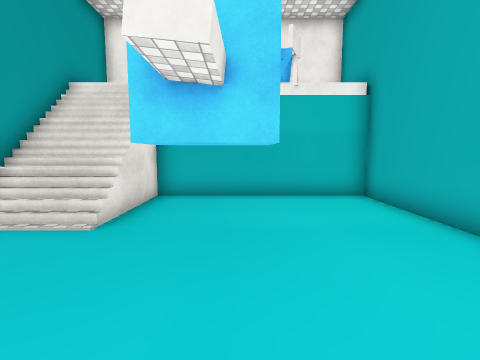
View 1 (above)

12 first-person views from a walk through a Unity game level. The camera is 1.4 m above the floor, tilts 6° down and sees 85° across. The floor is counted in squares, 1 m on a side. Each view is taken from the middle of a square. On the plan, view 1 faces up. The plan holds only what a view shows up to about 13 squares ahead; the rest is blank. The place goes on beyond the plan. The player character is not drawn. Some surface patterns are stand-ins.

View 2
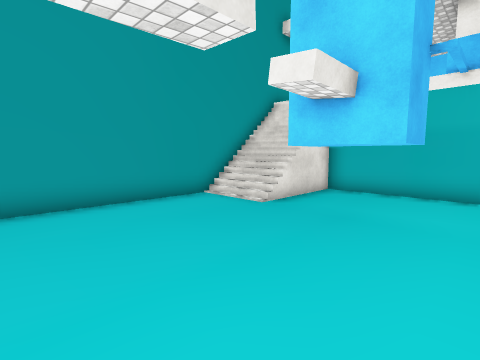

View 3
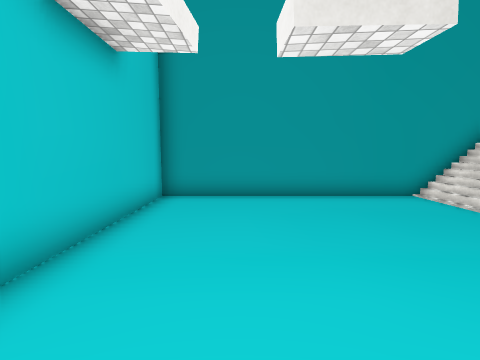

View 4
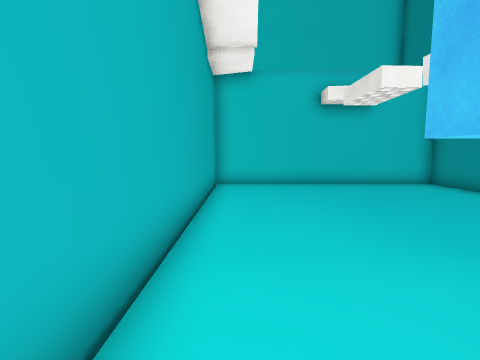

View 5
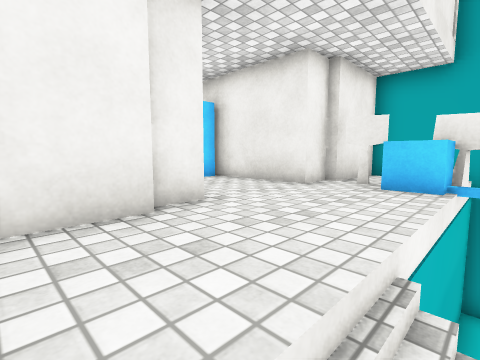

View 6
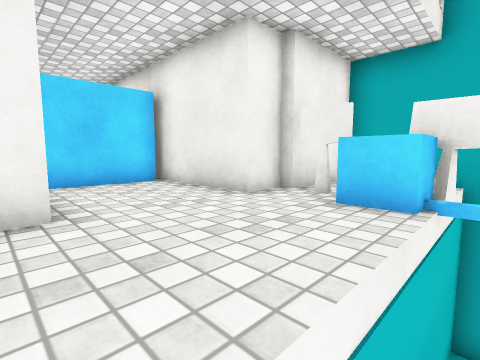

View 7
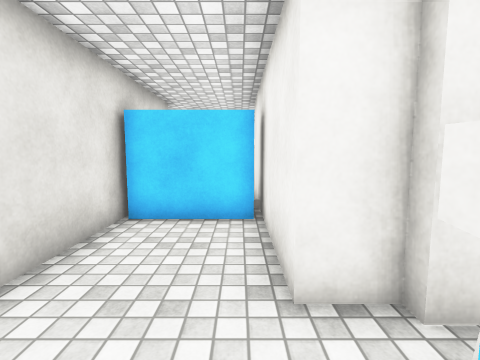

View 8
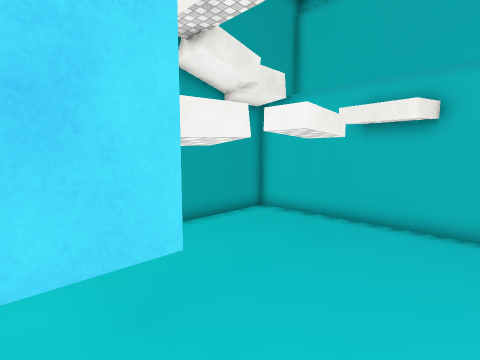

View 9
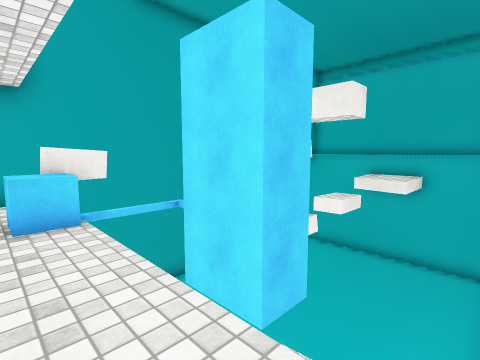

View 10
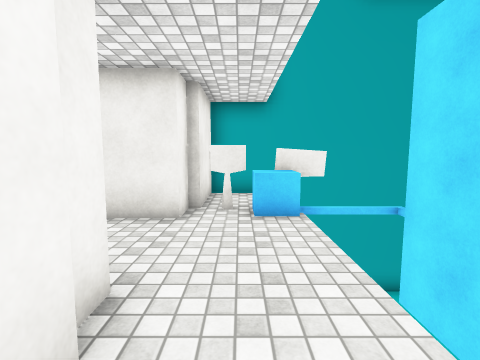

View 11
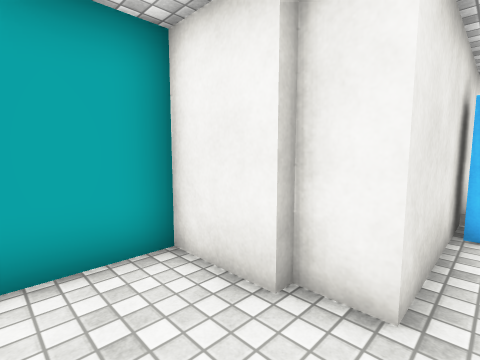

View 12
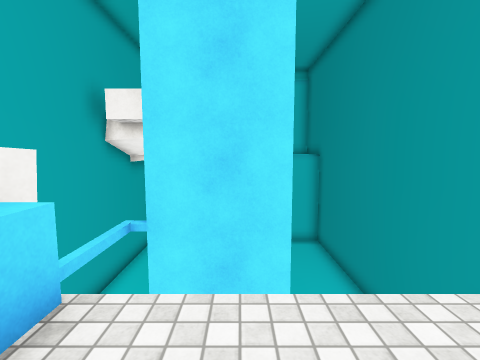

### Floor plan
Key: @ floor where view 1 was taken; # wall or solid block; x gap in a wall; . main floor; : floor 3.5 m higher than the main floor; / step, stairs or slope; C cube; T thing the floor can be seen under or through.
Columns run from 6 left of view 1 to 4 right of it. Each row starts with its distance up from view 1.
 17     #  #
 16    ##  #
 15    ###x#
 14    #:::#
 13    #:::#
 12    #:::#
 11 ####:::####
 10 #::::::####
  9 #::::::C###
  8 #///......#
  7 #///......#
  6 #///TTTT..#
  5 #///TTTT..#
  4 #.........#
  3 #.........#
  2 #.........#
  1 #.........#
  0 #.....@...#
 -1 #.........#
 -2 #.........#
 -3 #.........#
 -4 ###########

Where each view was taken, in squares from view 1:
view 1: 0 up, 0 right, facing up
view 2: 1 down, 2 right, facing up-left
view 3: 1 down, 3 right, facing left
view 4: 8 up, 3 right, facing down
view 5: 8 up, 5 left, facing up-right
view 6: 8 up, 3 left, facing up-right
view 7: 9 up, 0 right, facing up
view 8: 6 up, 4 left, facing down-right
view 9: 10 up, 5 left, facing down-right
view 10: 10 up, 5 left, facing right
view 11: 9 up, 2 left, facing up-left
view 12: 11 up, 1 left, facing down
